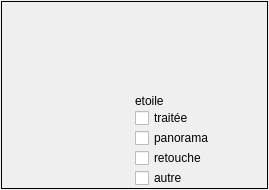
<?xml version="1.0" encoding="UTF-8"?>
<ui version="4.0">
 <class>MiniatureVer</class>
 <widget class="QWidget" name="MiniatureVer">
  <property name="geometry">
   <rect>
    <x>0</x>
    <y>0</y>
    <width>269</width>
    <height>190</height>
   </rect>
  </property>
  <property name="windowTitle">
   <string>Form</string>
  </property>
  <layout class="QHBoxLayout" name="horizontalLayout_2">
   <property name="leftMargin">
    <number>1</number>
   </property>
   <property name="topMargin">
    <number>1</number>
   </property>
   <property name="rightMargin">
    <number>1</number>
   </property>
   <property name="bottomMargin">
    <number>1</number>
   </property>
   <item>
    <widget class="QFrame" name="frame">
     <property name="enabled">
      <bool>true</bool>
     </property>
     <property name="frameShape">
      <enum>QFrame::Panel</enum>
     </property>
     <layout class="QHBoxLayout" name="horizontalLayout">
      <property name="spacing">
       <number>0</number>
      </property>
      <property name="leftMargin">
       <number>0</number>
      </property>
      <property name="topMargin">
       <number>0</number>
      </property>
      <property name="rightMargin">
       <number>0</number>
      </property>
      <property name="bottomMargin">
       <number>0</number>
      </property>
      <item>
       <widget class="QLabel" name="label">
        <property name="text">
         <string/>
        </property>
       </widget>
      </item>
      <item>
       <layout class="QVBoxLayout" name="verticalLayout_1">
        <item>
         <spacer name="verticalSpacer">
          <property name="orientation">
           <enum>Qt::Vertical</enum>
          </property>
          <property name="sizeHint" stdset="0">
           <size>
            <width>20</width>
            <height>40</height>
           </size>
          </property>
         </spacer>
        </item>
        <item>
         <layout class="QVBoxLayout" name="verticalLayout">
          <item>
           <widget class="QLabel" name="nom_pano">
            <property name="font">
             <font>
              <pointsize>12</pointsize>
              <weight>75</weight>
              <bold>true</bold>
             </font>
            </property>
            <property name="text">
             <string/>
            </property>
           </widget>
          </item>
          <item>
           <widget class="QLabel" name="etoile">
            <property name="text">
             <string>etoile</string>
            </property>
           </widget>
          </item>
          <item>
           <widget class="QCheckBox" name="traitee">
            <property name="text">
             <string>traitée</string>
            </property>
           </widget>
          </item>
          <item>
           <widget class="QCheckBox" name="panorama">
            <property name="text">
             <string>panorama</string>
            </property>
           </widget>
          </item>
          <item>
           <widget class="QCheckBox" name="retouche">
            <property name="text">
             <string>retouche</string>
            </property>
           </widget>
          </item>
          <item>
           <widget class="QCheckBox" name="autre">
            <property name="text">
             <string>autre</string>
            </property>
           </widget>
          </item>
         </layout>
        </item>
       </layout>
      </item>
     </layout>
    </widget>
   </item>
  </layout>
 </widget>
 <resources/>
 <connections/>
</ui>
